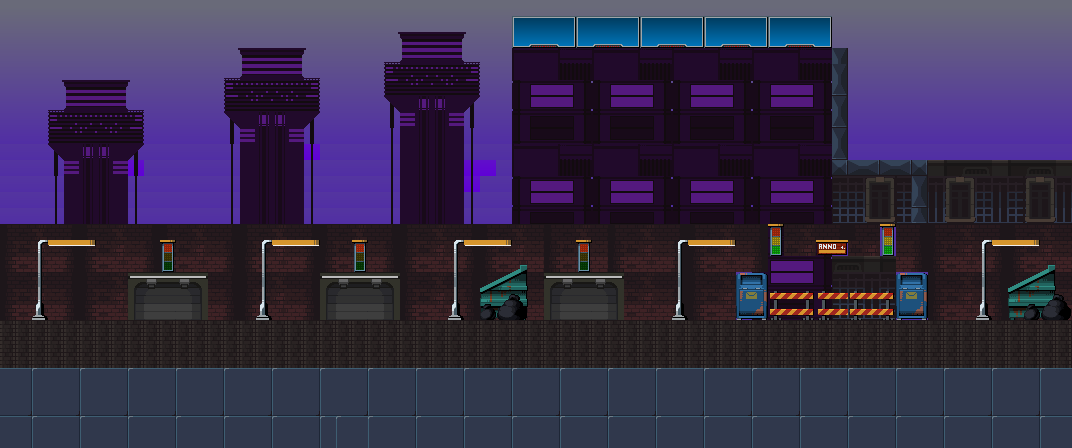

Rendered tile map (Tiled .tmx) drawn with the repository's tilesets; below, a short description and the map source with its tile grids summarised:
An orthogonal 67x28 tile map with 16x16 px tiles, 5 tile layers (Background, Background buildings, Buildings, Props, ...), 7 tilesets and 7 objects (4x Spawner, 2x InvisibleWall, Ground).

<map version="1.10" tiledversion="1.10.1" orientation="orthogonal" renderorder="right-down" compressionlevel="0" width="67" height="28" tilewidth="16" tileheight="16" infinite="0" backgroundcolor="#696a79" nextlayerid="13" nextobjectid="12">
 <tileset firstgid="1" name="Buildings" tilewidth="16" tileheight="16" tilecount="375" columns="25" objectalignment="topleft">
  <image source="Tilemaps/SidescrollerShooterCentralCity/Assets/Buildings.png" width="400" height="240" />
 </tileset>
 <tileset firstgid="376" name="Tiles" tilewidth="16" tileheight="16" tilecount="54" columns="6" objectalignment="topleft">
  <image source="Tilemaps/SidescrollerShooterCentralCity/Assets/Tiles.png" width="96" height="144" />
 </tileset>
 <tileset firstgid="430" name="Props_01" tilewidth="16" tileheight="16" tilecount="112" columns="8" objectalignment="topleft">
  <image source="Tilemaps/SidescrollerShooterCentralCity/Assets/Props-01.png" width="128" height="224" />
 </tileset>
 <tileset firstgid="542" name="Background_Props" tilewidth="16" tileheight="16" tilecount="169" columns="13" objectalignment="topleft">
  <image source="Tilemaps/SidescrollerShooterCentralCity/Background/Background Props.png" width="208" height="208" />
 </tileset>
 <tileset firstgid="711" name="Base_Color" tilewidth="16" tileheight="16" tilecount="600" columns="30" objectalignment="topleft">
  <image source="Tilemaps/SidescrollerShooterCentralCity/Background/Base Color.png" width="480" height="320" />
 </tileset>
 <tileset firstgid="1311" name="Frontal_Fog" tilewidth="16" tileheight="16" tilecount="9" columns="1" objectalignment="topleft">
  <image source="Tilemaps/SidescrollerShooterCentralCity/Background/Frontal Fog.png" width="16" height="144" />
 </tileset>
 <tileset firstgid="1320" name="Mid_Fog" tilewidth="16" tileheight="16" tilecount="9" columns="1" objectalignment="topleft">
  <image source="Tilemaps/SidescrollerShooterCentralCity/Background/Mid Fog.png" width="16" height="144" />
 </tileset>
 <layer id="4" name="Background" width="67" height="28">
  <data>[1876 cells, 1873 non-empty, 10 distinct tile ids]</data>
 </layer>
 <layer id="9" name="Background buildings" width="67" height="28">
  <data>[1876 cells, 604 non-empty, 131 distinct tile ids]</data>
 </layer>
 <layer id="6" name="Buildings" width="67" height="28">
  <data>[1876 cells, 940 non-empty, 62 distinct tile ids]</data>
 </layer>
 <layer id="10" name="Props" width="67" height="28">
  <data>[1876 cells, 70 non-empty, 22 distinct tile ids]</data>
 </layer>
 <layer id="11" name="Props_1" width="67" height="28">
  <data>[1876 cells, 10 non-empty, 5 distinct tile ids]</data>
 </layer>
 <objectgroup id="8" name="Collisions">
  <object id="5" name="LevelGround" type="Ground" x="-1.33333" y="321.333" width="1076" height="129.333" />
  <object id="6" name="LeftWall" type="InvisibleWall" x="1.33333" y="0" width="41.3333" height="320" />
  <object id="7" name="RightWall" type="InvisibleWall" x="1009.33" y="0" width="64" height="318.667" />
 </objectgroup>
 <objectgroup id="12" name="SpawnPoints">
  <object id="8" name="PlayerSpawn" type="Spawner" x="842.667" y="297.333" />
  <object id="9" name="EnemySpawn_0" type="Spawner" x="168" y="302.667" />
  <object id="10" name="EnemySpawn_1" type="Spawner" x="360" y="301.333" />
  <object id="11" name="EnemySpawn_2" type="Spawner" x="584" y="298.667" />
 </objectgroup>
</map>
